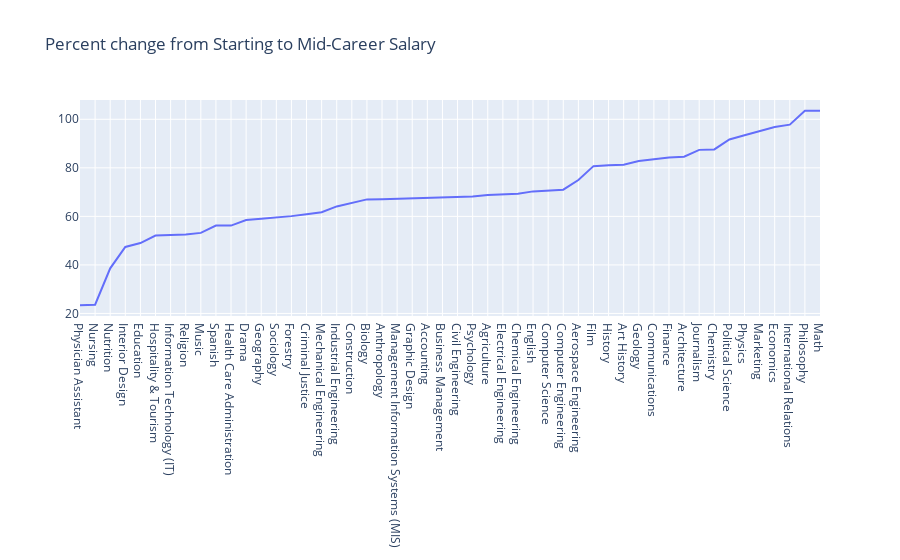

Notebook source saved alongside this figure:
### Markdown cell above
According to above stacked bar chart, we see that Physician Assistant no longer has the highest salary in mid career. Other majors like chemical engineering, Economics, and Finance have already catch up.

### Code cell
# Next, let's explore which major have the min/max percentage increase at mid career. 

df_degree_s =  df_degree.sort_values(by='percent', ascending=True)

trace = go.Scatter(
    x = df_degree_s.major,
    y = df_degree_s.percent
)
layout = dict(title = 'Percent change from Starting to Mid-Career Salary')
data = [trace]
fig = go.Figure(data=data, layout=layout)
iplot(fig)

### Figure 1 — Plotly figure (JSON) as saved in the notebook; plotly's stock layout.template omitted (floating-point values rounded to 4 significant figures)
{"data": [{"type": "scatter", "x": ["Physician Assistant", "Nursing", "Nutrition", "Interior Design", "Education", "Hospitality & Tourism", "Information Technology (IT)", "Religion", "Music", "Spanish", "Health Care Administration", "Drama", "Geography", "Sociology", "Forestry", "Criminal Justice", "Mechanical Engineering", "Industrial Engineering", "Construction", "Biology", "Anthropology", "Management Information Systems (MIS)", "Graphic Design", "Accounting", "Business Management", "Civil Engineering", "Psychology", "Agriculture", "Electrical Engineering", "Chemical Engineering", "English", "Computer Science", "Computer Engineering", "Aerospace Engineering", "Film", "History", "Art History", "Geology", "Communications", "Finance", "Architecture", "Journalism", "Chemistry", "Political Science", "Physics", "Marketing", "Economics", "International Relations", "Philosophy", "Math"], "y": [23.4, 23.6, 38.6, 47.4, 49, 52.1, 52.3, 52.5, 53.2, 56.2, 56.2, 58.5, 59, 59.5, 60.1, 60.9, 61.7, 64.1, 65.5, 67, 67.1, 67.3, 67.5, 67.6, 67.7, 67.9, 68.2, 68.8, 69.1, 69.3, 70.3, 70.8, 71, 75, 80.7, 81.1, 81.3, 82.8, 83.7, 84.3, 84.6, 87.4, 87.6, 91.7, 93.4, 95.1, 96.8, 97.8, 103.5, 103.5]}], "layout": {"title": {"text": "Percent change from Starting to Mid-Career Salary"}}}
